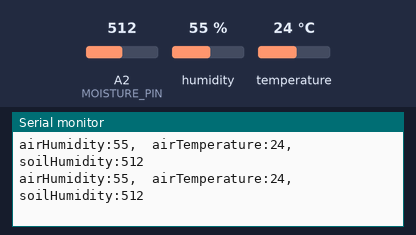
The sketch below on a simulated Arduino Uno, built with avr-gcc and run on an emulated ATmega328P. Shown: the last lines printed to the serial monitor. Inputs (shaded band) come from the test bench; at power-on: humidity 55 %, A2 (MOISTURE_PIN) = 512, temperature 24 °C.

Above: at 1.8 s.
1.9 s: humidity set to 22 %
At 2.9 s:
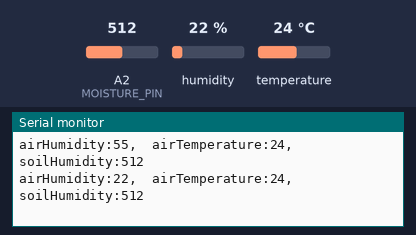
3.4 s: A2 (MOISTURE_PIN) set to 716
At 4.7 s:
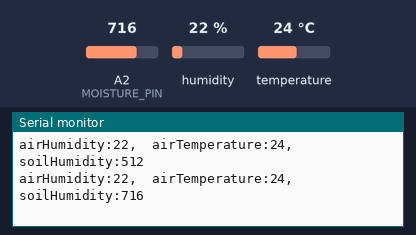
4.9 s: temperature set to 12 °C
At 5.8 s:
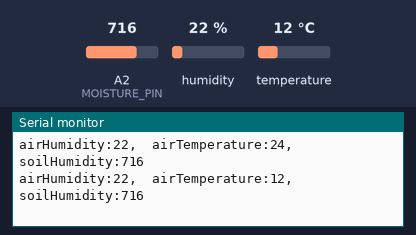
6.4 s: A2 (MOISTURE_PIN) set to 900
At 7.7 s:
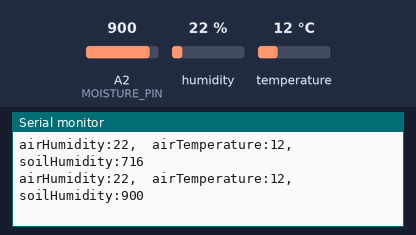
7.9 s: humidity set to 40 %
At 8.6 s:
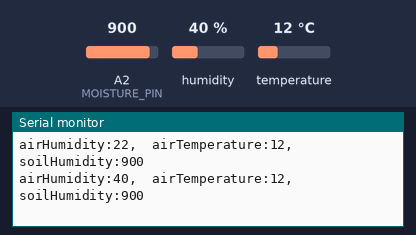
Timing chart, 0 to 10.4 s (numbered marks = the images above; inputs shaded):
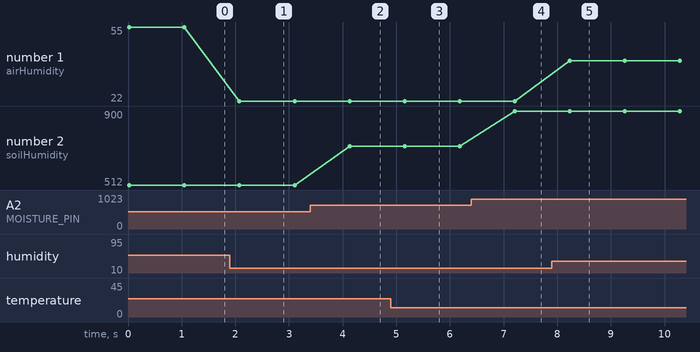

Measured:
- after the input at 1.9 s, the serial monitor: prints a new line after 0.18 s (image 1)
- after the input at 3.4 s, the serial monitor: prints a new line after 0.73 s (image 2)
- after the input at 4.9 s, the serial monitor: prints a new line after 0.26 s (image 3)
- after the input at 6.4 s, the serial monitor: prints a new line after 0.81 s (image 4)
- after the input at 7.9 s, the serial monitor: prints a new line after 0.33 s (image 5)
- plotted number 1: 55 → 22 after the input at 1.9 s, 22 → 40 after the input at 7.9 s
- plotted number 2: 512 → 716 after the input at 3.4 s, 716 → 900 after the input at 6.4 s

The sketch:

testSensors.ino
```cpp
#include <DFRobot_DHT11.h>

DFRobot_DHT11 DHT;

#define MOISTURE_PIN A2
#define DHT11_PIN 9

void setup() {
  Serial.begin(9600);
}

void loop() {
  // Read DHT11 (no return value in this library)
  DHT.read(DHT11_PIN);

  int airHumidity = DHT.humidity;
  int airTemperature = DHT.temperature;
  int soilHumidity = analogRead(MOISTURE_PIN);

  Serial.print("airHumidity:");
  Serial.print(airHumidity);
  Serial.print(",\t");

  Serial.print("airTemperature:");
  Serial.print(airTemperature);
  Serial.print(",\t");

  Serial.print("soilHumidity:");
  Serial.println(soilHumidity);

  delay(1000);
}
```
